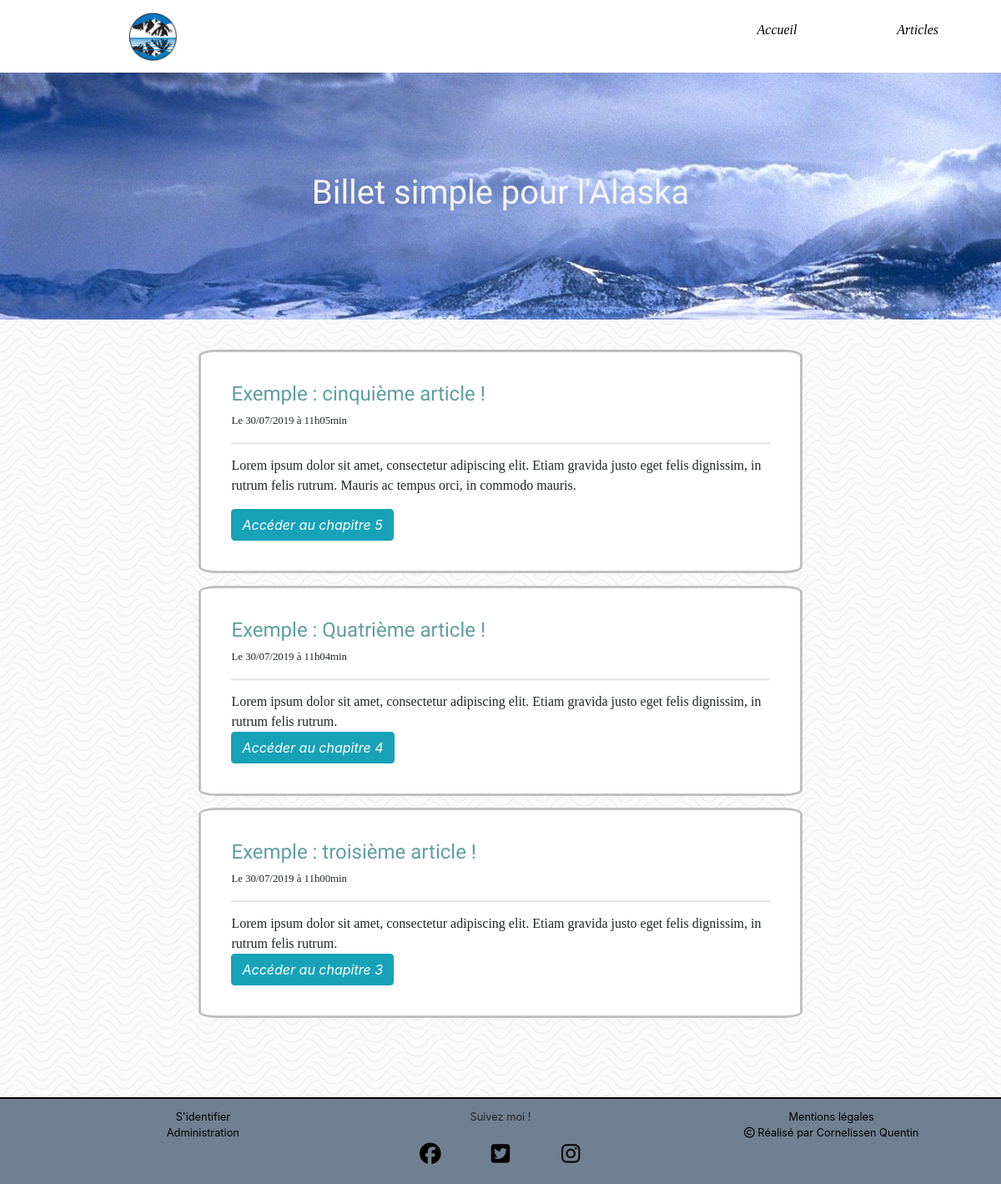
The page / on the database its author committed.
### tables this page shows
CREATE TABLE IF NOT EXISTS `post` (
  `id` int(11) NOT NULL AUTO_INCREMENT,
  `title` varchar(255) NOT NULL,
  `extract_content` varchar(255) NOT NULL,
  `contents` text NOT NULL,
  `date_creation` datetime NOT NULL DEFAULT CURRENT_TIMESTAMP,
  PRIMARY KEY (`id`)
);

### model/PostManager.php (called while the page is built, shortened)
<?php
Class PostManager extends Manager
{
	public function getThirdPosts()  {
		$db = $this->dbConnect();
		$req = $db->query('SELECT *,DATE_FORMAT(date_creation, \'%d/%m/%Y à %Hh%imin\') AS date_creation_fr FROM post ORDER BY date_creation DESC LIMIT 0, 3 ');
		return $req;
	}
}

### controller/frontend/postController.php (called while the page is built, shortened)
<?php
require_once('model/PostManager.php');
Class postController  {
	public function accueil()  {
		$postManager = new Cornelissen\Blog\Model\PostManager();
		$posts = $postManager->getThirdPosts();
		require('view/frontend/listPostView.php');
	}
}

### view/frontend/listPostView.php (the view, shortened to what this page needs)
<?php
while ($post = $posts->fetch())
{
?>
<div class="row">
	<div class="offset-lg-2 col-lg-8">
		<div class="post">
			<div class="titlePost">
				<h4 class="title"> <?= $post['title']; ?> </h4>
				<p class="date"> Le <?= $post['date_creation_fr']; ?> </p>
			</div>
			<div class="contentPost">
				<?= nl2br($post['extract_content']); ?>
			</div>
			<div class="gotoPost">
				<a href='index.php?action=post&amp;id=<?= $post['id'] ?>' class="btn btn-info"><em>Accéder au chapitre <?= $post['id'] ?></em></a>
			</div>
		</div>
	</div>
</div>
<?php
}
require('template.php')
?>

### public/css/style.css (style rules this page uses)
body { background: url("../images/just-waves.png"); }
.title { color:cadetblue; font-family: 'Beth Ellen', cursive; }
.date { font-family: 'Dancing Script', cursive; font-size: 0.8em; }
.titlePost { border-bottom: 3px groove #c0c0c02b ; }
.post { border : 3px solid silver; background: white; padding: 5%; margin-bottom: 2%; border-radius: 3%; }
.contentPost { margin-top: 2%; font-family: 'Lobster', cursive; }

### rows shown on the page
post: title "Exemple : cinquième article !", date_creation_fr "30/07/2019 à 11h05min", extract_content "Lorem ipsum dolor sit amet, consectetur adipiscing elit. Etiam gravida justo eget felis dignissim, in rutrum felis rutrum. Mauris ac tempus orci, in commodo mauris.", id "5"
post: title "Exemple : Quatrième article !", date_creation_fr "30/07/2019 à 11h04min", extract_content "Lorem ipsum dolor sit amet, consectetur adipiscing elit. Etiam gravida justo eget felis dignissim, in rutrum felis rutrum.", id "4"
post: title "Exemple : troisième article !", date_creation_fr "30/07/2019 à 11h00min", extract_content "Lorem ipsum dolor sit amet, consectetur adipiscing elit. Etiam gravida justo eget felis dignissim, in rutrum felis rutrum.", id "3"

### other values the page prints
$title "Billet simple pour l'Alaska"
